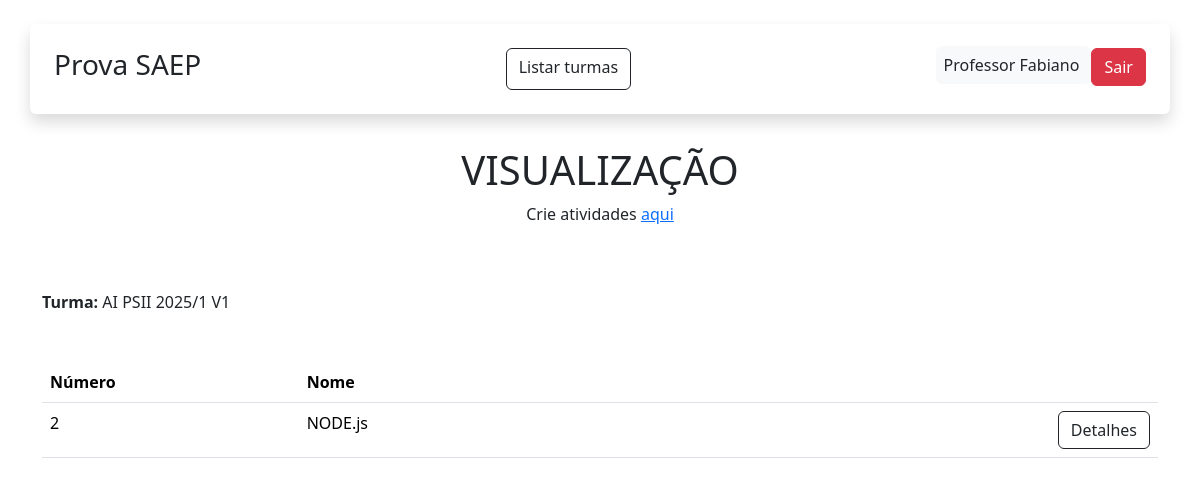
The app's page /turma/1/atividades (signed in) with its own data.
### app/models.py (models this page shows, shortened)
class User(db.Model, UserMixin):
    id = db.Column(db.Integer, primary_key=True)
    nome = db.Column(db.String(100), nullable=False)
    sobrenome = db.Column(db.String(100), nullable=False)
    email = db.Column(db.String(120), unique=True, nullable=False)
    senha = db.Column(db.String(60), nullable=False)
    turmas = db.relationship('Turma', backref='user', lazy=True)
    atividades = db.relationship('Atividade', backref='user', lazy=True)

class Turma(db.Model):
    id = db.Column(db.Integer, primary_key=True)
    nome = db.Column(db.String(100), nullable=False)
    user_id = db.Column(db.Integer, db.ForeignKey('user.id'), nullable=False)
    atividades = db.relationship('Atividade', backref='turma', lazy=True)

class Atividade(db.Model):
    id = db.Column(db.Integer, primary_key=True)
    nome = db.Column(db.String(100), nullable=False)
    detalhes = db.Column(db.String, nullable=False)
    user_id = db.Column(db.Integer, db.ForeignKey('user.id'), nullable=False)
    turma_id = db.Column(db.Integer, db.ForeignKey('turma.id'), nullable=False)

### app/view.py (the view)
@app.route('/turma/<int:turma_id>/atividades', methods=['GET'])
@login_required
def visualizar_atividades_turma(turma_id):
    turma = Turma.query.get_or_404(turma_id)
    atividades = Atividade.query.filter_by(turma_id=turma.id).order_by(Atividade.id).all()
    return render_template('atividade_visualizacao.html', turma=turma, atividades=atividades)

### app/models.py (called while the page is built)
@login_manager.user_loader
def load_user(user_id):
    return User.query.get(int(user_id))

### app/templates/atividade_visualizacao.html (shortened to what this page needs)
{% extends "base.html" %}
{% block content %}
<div class="container">
    <div class="row text-center">
        <h1 class="mt-2">VISUALIZAÇÃO</h1>
        {% if current_user.email == "professor@gmail.com" %}
        <p>Crie atividades <a href="{{ url_for('atividade_turma', turma_id=turma.id) }}">aqui</a></p>
        {% endif %}
    </div>
</div>
<div class="container mt-5">
    <p><b>Turma:</b> {{turma.nome}}</p>
    <div class="mt-5">
        <table class="table">
            <thead>
                <th class="col-3">Número</th>
                <th class="col-9">Nome</th>
                <th class="col-1"></th>
            </thead>
            <tbody>
                {% for linha in atividades %}
                <tr>
                    <td>{{ linha.id }}</td>
                    <td>{{ linha.nome }}</td>
                    <td>
                        <a class="btn btn-outline-dark"
                            href="{{ url_for('atividade_detalhes', atividade_id=linha.id) }}">
                            Detalhes
                        </a>
                    </td>
                </tr>
                {% endfor %}
            </tbody>
        </table>
    </div>
</div>
{% endblock %}

### app/templates/base.html (shortened to what this page needs)
<!DOCTYPE html>
<html lang="en">
<head>
    <link href="https://cdn.jsdelivr.net/npm/bootstrap@5.3.8/dist/css/bootstrap.min.css" rel="stylesheet"
>
</head>
<body>
    <header class="container shadow rounded-2 p-4 my-4 d-flex justify-content-between">
        <h3> Prova SAEP </h3>
        <nav class="nav gap-2 my-md-0">
            <a href="{{ url_for ('turmas') }}" class="btn btn-outline-dark">Listar turmas</a>
        </nav>
        <div>
            {% if current_user.is_authenticated %}
            <span class="p-2 bg-light rounded-2"> {{ current_user.nome }} {{ current_user.sobrenome }} </span>
            <a href="{{ url_for('logout') }}" class="btn btn-danger">Sair</a>
            {% else %}
            <a class="btn btn-outline-dark px-4" href="{{url_for('LoginPage')}}">Login</a>
            <a class="btn btn-outline-dark px-4" href="{{url_for('RegisterPage')}}">Cadastro</a>
            {% endif %}
        </div>
    </header>
    {% block content %} {% endblock %}
</body>
</html>

### records on screen
User: nome "Professor", sobrenome "Fabiano"
Turma: nome "AI PSII 2025/1 V1"
Atividade: id "2", nome "NODE.js"
